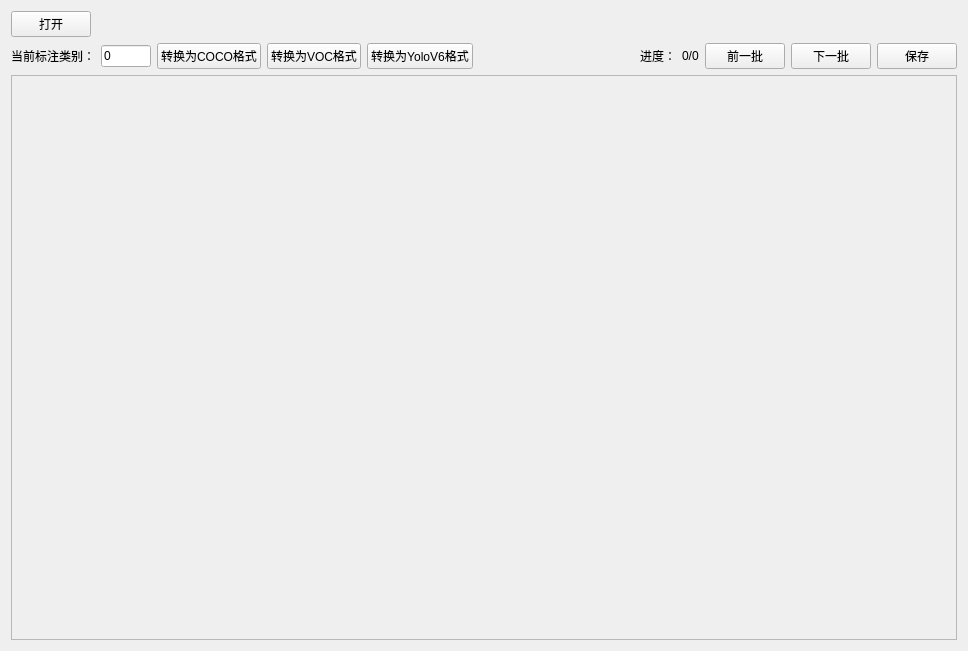
<?xml version="1.0" encoding="UTF-8"?>
<ui version="4.0">
 <class>Form</class>
 <widget class="QWidget" name="Form">
  <property name="geometry">
   <rect>
    <x>0</x>
    <y>0</y>
    <width>968</width>
    <height>651</height>
   </rect>
  </property>
  <property name="windowTitle">
   <string>Form</string>
  </property>
  <layout class="QVBoxLayout" name="verticalLayout_2">
   <item>
    <layout class="QVBoxLayout" name="verticalLayout" stretch="1,1,20">
     <item>
      <layout class="QHBoxLayout" name="horizontalLayout_2">
       <item>
        <widget class="QPushButton" name="btn_open">
         <property name="text">
          <string>打开</string>
         </property>
        </widget>
       </item>
       <item>
        <spacer name="horizontalSpacer_3">
         <property name="orientation">
          <enum>Qt::Horizontal</enum>
         </property>
         <property name="sizeHint" stdset="0">
          <size>
           <width>40</width>
           <height>20</height>
          </size>
         </property>
        </spacer>
       </item>
      </layout>
     </item>
     <item>
      <layout class="QHBoxLayout" name="horizontalLayout">
       <item>
        <widget class="QLabel" name="label_jindu_2">
         <property name="text">
          <string>当前标注类别：</string>
         </property>
        </widget>
       </item>
       <item>
        <widget class="QLineEdit" name="edit_cls">
         <property name="maximumSize">
          <size>
           <width>50</width>
           <height>16777215</height>
          </size>
         </property>
         <property name="text">
          <string>0</string>
         </property>
        </widget>
       </item>
       <item>
        <widget class="QPushButton" name="btn_to_coco">
         <property name="text">
          <string>转换为COCO格式</string>
         </property>
        </widget>
       </item>
       <item>
        <widget class="QPushButton" name="btn_to_voc">
         <property name="text">
          <string>转换为VOC格式</string>
         </property>
        </widget>
       </item>
       <item>
        <widget class="QPushButton" name="btn_to_yolov6">
         <property name="text">
          <string>转换为YoloV6格式</string>
         </property>
        </widget>
       </item>
       <item>
        <spacer name="horizontalSpacer_2">
         <property name="orientation">
          <enum>Qt::Horizontal</enum>
         </property>
         <property name="sizeHint" stdset="0">
          <size>
           <width>40</width>
           <height>20</height>
          </size>
         </property>
        </spacer>
       </item>
       <item>
        <widget class="QLabel" name="label_jindu_name">
         <property name="text">
          <string>进度：</string>
         </property>
        </widget>
       </item>
       <item>
        <widget class="QLabel" name="label_jindu">
         <property name="text">
          <string>0/0</string>
         </property>
        </widget>
       </item>
       <item>
        <widget class="QPushButton" name="btn_back">
         <property name="text">
          <string>前一批</string>
         </property>
        </widget>
       </item>
       <item>
        <widget class="QPushButton" name="btn_next">
         <property name="text">
          <string>下一批</string>
         </property>
        </widget>
       </item>
       <item>
        <widget class="QPushButton" name="btn_save">
         <property name="text">
          <string>保存</string>
         </property>
        </widget>
       </item>
      </layout>
     </item>
     <item>
      <widget class="QFrame" name="frame">
       <property name="frameShape">
        <enum>QFrame::StyledPanel</enum>
       </property>
       <property name="frameShadow">
        <enum>QFrame::Raised</enum>
       </property>
      </widget>
     </item>
    </layout>
   </item>
  </layout>
 </widget>
 <resources/>
 <connections/>
</ui>
